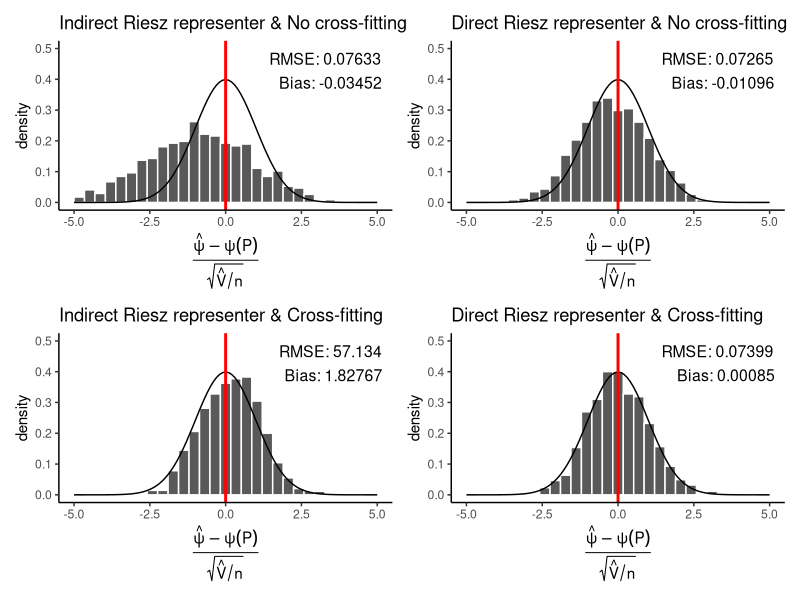

Source code (R):
library(tidyverse)
library(patchwork)
no_cross_fit_results <- read_csv("ate_experiment/LASSO_experiment/Results/no_cross_fit_results.csv")
cross_fit_results <- read_csv("ate_experiment/LASSO_experiment/Results/cross_fit_results.csv")


a_rmse = mean((no_cross_fit_results$propensity_estimate - no_cross_fit_results$truth)^2)^(1/2)
a_bias = mean(no_cross_fit_results$propensity_estimate-no_cross_fit_results$truth)
a = ggplot(no_cross_fit_results)+
  geom_histogram(aes(x=(propensity_estimate-truth)/sqrt(propensity_variance/1000), y=after_stat(density)), color='white')+
  geom_function(fun=function(x) dnorm(x)) +
  geom_vline(xintercept=0, color='red', size=1) +
  xlab(
    expression(
      frac(
        hat(psi) - psi(P),
        sqrt(hat(V) / n)
      )
    )
  ) +
  ggtitle('Indirect Riesz representer & No cross-fitting') +
  xlim(-5,5) +
  ylim(0, 1/2) +
  annotate("text", 
           x = Inf, y = Inf, 
           label = paste0("RMSE: ", round(a_rmse,5)), 
           hjust = 1.1, vjust = 2, 
           size = 4)+
  annotate("text", 
           x = Inf, y = Inf, 
           label = paste0("Bias: ", round(a_bias,5)), 
           hjust = 1.1, vjust = 4, 
           size = 4)+
  theme_classic()

b_rmse = mean((no_cross_fit_results$riesz_estimate - no_cross_fit_results$truth)^2)^(1/2)
b_bias = mean(no_cross_fit_results$riesz_estimate - no_cross_fit_results$truth)
b = ggplot(no_cross_fit_results)+
  geom_histogram(aes(x=(riesz_estimate-truth)/sqrt(riesz_variance/1000), y=after_stat(density)), color='white')+
  geom_function(fun=function(x) dnorm(x)) +
  geom_vline(xintercept=0, color='red', size=1) +
  xlab(
    expression(
      frac(
        hat(psi) - psi(P),
        sqrt(hat(V) / n)
      )
    )
  ) +
  ggtitle('Direct Riesz representer & No cross-fitting') +
  xlim(-5,5) +
  ylim(0, 1/2) +
  annotate("text", 
           x = Inf, y = Inf, 
           label = paste0("RMSE: ", round(b_rmse,5)), 
           hjust = 1.1, vjust = 2, 
           size = 4)+
  annotate("text", 
           x = Inf, y = Inf, 
           label = paste0("Bias: ", round(b_bias,5)), 
           hjust = 1.1, vjust = 4, 
           size = 4)+
  theme_classic()

c_rmse = mean((cross_fit_results$propensity_estimate - cross_fit_results$truth)^2)^(1/2)
c_bias = mean(cross_fit_results$propensity_estimate - cross_fit_results$truth)
c = ggplot(cross_fit_results)+
  geom_histogram(aes(x=(propensity_estimate-truth)/sqrt(propensity_variance/1000), y=after_stat(density)), color='white')+
  geom_function(fun=function(x) dnorm(x)) +
  geom_vline(xintercept=0, color='red', size=1) +
  xlab(
    expression(
      frac(
        hat(psi) - psi(P),
        sqrt(hat(V) / n)
      )
    )
  ) +
  ggtitle('Indirect Riesz representer & Cross-fitting') +
  xlim(-5,5) +
  ylim(0, 1/2) +
  annotate("text", 
           x = Inf, y = Inf, 
           label = paste0("RMSE: ", round(c_rmse,5)), 
           hjust = 1.1, vjust = 2, 
           size = 4)+
  annotate("text", 
           x = Inf, y = Inf, 
           label = paste0("Bias: ", round(c_bias,5)), 
           hjust = 1.1, vjust = 4, 
           size = 4)+
  theme_classic()

d_rmse = mean((cross_fit_results$riesz_estimate - cross_fit_results$truth)^2)^(1/2)
d_bias = mean(cross_fit_results$riesz_estimate - cross_fit_results$truth)
d = ggplot(cross_fit_results)+
  geom_histogram(aes(x=(riesz_estimate-truth)/sqrt(riesz_variance/1000), y=after_stat(density)), color='white')+
  geom_function(fun=function(x) dnorm(x)) +
  geom_vline(xintercept=0, color='red', size=1) +
  xlab(
    expression(
      frac(
        hat(psi) - psi(P),
        sqrt(hat(V) / n)
      )
    )
  ) +
  ggtitle('Direct Riesz representer & Cross-fitting') +
  xlim(-5,5) +
  ylim(0, 1/2) +
  annotate("text", 
           x = Inf, y = Inf, 
           label = paste0("RMSE: ", round(d_rmse,5)), 
           hjust = 1.1, vjust = 2, 
           size = 4)+
  annotate("text", 
           x = Inf, y = Inf, 
           label = paste0("Bias: ", round(d_bias,5)), 
           hjust = 1.1, vjust = 4, 
           size = 4)+
  theme_classic()

a+b+c+d
